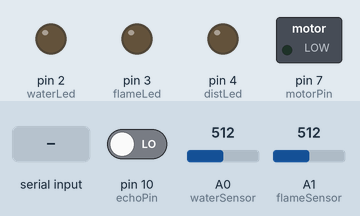
A sketch run on a simulated Arduino Uno, built with avr-gcc and run on an emulated ATmega328P. On the bench: switched loads named in the sketch (green lamp = pin HIGH), output pins drawn as LEDs (lit = HIGH). Inputs (shaded band) come from the test bench; at power-on: A1 (flameSensor) = 512, A0 (waterSensor) = 512, pin 10 (echoPin) LOW. Pins used as bus, display or sensor lines are not drawn; what the sketch prints to the serial monitor is not drawn.

Above: at 1.2 s.
1.3 s: A1 (flameSensor) set to 835
4.2 s: A1 (flameSensor) set to 862
At 7.2 s:
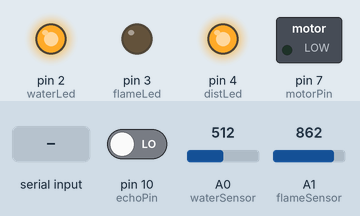
7.5 s: A0 (waterSensor) set to 108
10.2 s: A0 (waterSensor) set to 94
At 12.4 s:
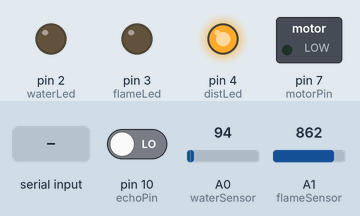
13.5 s: "30,150\n" received over Serial
At 15.4 s:
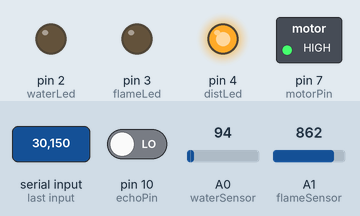
18.6 s: A1 (flameSensor) set to 840
At 22.0 s:
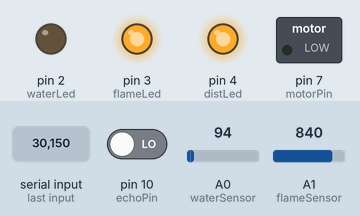
Timing chart, 0 to 23.1 s (numbered marks = the images above; inputs shaded):
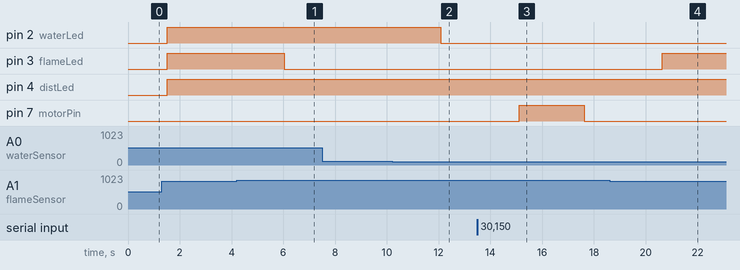

Measured:
- the behaviour switches between 849 and 850 on A1 (flameSensor) (found by bisection; images 0 and 1)
- the behaviour switches between 100 and 99 on A0 (waterSensor) (found by bisection; images 1 and 2)
- after the input at 4.2 s, pin 3 (flameLed): HIGH → LOW after 1.8 s
- after the input at 7.5 s, every drawn part: stays the same
- after the input at 10.2 s, pin 2 (waterLed): HIGH → LOW after 1.9 s
- after the input at 13.5 s, pin 7 (motorPin): LOW → HIGH after 1.6 s, → LOW 2.5 s later
- after the input at 18.6 s, pin 3 (flameLed): LOW → HIGH after 2.0 s

The sketch:

Led_alerts.ino
```cpp
int distLed = 4;  //digital pin 4 for the LED alert for the ultrasonic sensor
int flameLed = 3;  //digital pin 3 for the LED alert for the flame sensor
int waterLed = 2; //digital pin 4 for the LED alert for the water level sensor
int motorPin = 7;

int trigPin = 9;
int echoPin = 10;
int flameSensor = 1; //analog pin 1 for the flame sensor
int waterSensor = 0; //analog pin 0 for the waterlevel sensor

void setup() {
  pinMode(motorPin, OUTPUT);
  Serial.begin(9600);
  while (! Serial);
  Serial.println("Speed 0 to 255");

  pinMode(distLed, OUTPUT);
  pinMode(flameLed, OUTPUT);
  pinMode(waterLed, OUTPUT);

  pinMode(trigPin, OUTPUT);
  pinMode(echoPin, INPUT);
  pinMode(flameSensor, INPUT);
  pinMode(waterSensor, INPUT);
}

void loop() {
  int x = analogRead(waterSensor);  //it will keep the value of the water level sensor
  int y = analogRead(flameSensor);  //it will keep the value of the flame sensor
  long duration, distance;

  if (Serial.available())
  {
    int speed = Serial.parseInt();

    if (speed >= 0 && speed <= 255)
    {
    analogWrite(motorPin, speed);
    }
  }

  digitalWrite(trigPin,HIGH);
  delay(500);
  digitalWrite(trigPin, LOW);
  duration=pulseIn(echoPin, HIGH);
  distance =(duration/2)/29.1;
  delay(10);

  if(distance<=10)
  {
    digitalWrite(distLed, HIGH);
  }
  else if(distance>10)
  {
    digitalWrite(distLed, LOW);
  }

  if(y<850)
  {
    digitalWrite(flameLed, HIGH);
  }
  else if(y>=850)
  {
     digitalWrite(flameLed, LOW);
  }

  if(x>=100)
  {
    digitalWrite(waterLed, HIGH);
  }
  else if(x<100)
  {
    digitalWrite(waterLed, LOW);
  }

  //delay(500);
}
```
